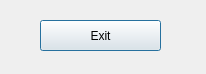
<?xml version="1.0" encoding="UTF-8"?>
<ui version="4.0">
 <class>Demo05_UI01_Dlg</class>
 <widget class="QDialog" name="Demo05_UI01_Dlg">
  <property name="geometry">
   <rect>
    <x>0</x>
    <y>0</y>
    <width>206</width>
    <height>74</height>
   </rect>
  </property>
  <property name="windowTitle">
   <string>Dialog</string>
  </property>
  <widget class="QPushButton" name="pushBtnExit">
   <property name="geometry">
    <rect>
     <x>40</x>
     <y>20</y>
     <width>121</width>
     <height>31</height>
    </rect>
   </property>
   <property name="text">
    <string>Exit</string>
   </property>
  </widget>
 </widget>
 <resources/>
 <connections>
  <connection>
   <sender>pushBtnExit</sender>
   <signal>clicked()</signal>
   <receiver>Demo05_UI01_Dlg</receiver>
   <slot>reject()</slot>
   <hints>
    <hint type="sourcelabel">
     <x>105</x>
     <y>33</y>
    </hint>
    <hint type="destinationlabel">
     <x>174</x>
     <y>54</y>
    </hint>
   </hints>
  </connection>
 </connections>
</ui>
